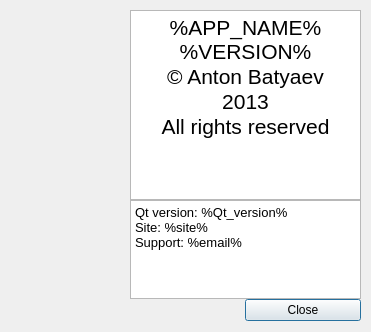
<?xml version="1.0" encoding="UTF-8"?>
<ui version="4.0">
 <class>AboutView</class>
 <widget class="QDialog" name="AboutView">
  <property name="geometry">
   <rect>
    <x>0</x>
    <y>0</y>
    <width>371</width>
    <height>332</height>
   </rect>
  </property>
  <property name="windowTitle">
   <string>Dialog</string>
  </property>
  <widget class="QWidget" name="gridLayoutWidget">
   <property name="geometry">
    <rect>
     <x>10</x>
     <y>10</y>
     <width>351</width>
     <height>311</height>
    </rect>
   </property>
   <layout class="QGridLayout" name="gridLayout">
    <property name="spacing">
     <number>0</number>
    </property>
    <item row="2" column="2">
     <widget class="QPushButton" name="pushButton">
      <property name="text">
       <string>Close</string>
      </property>
     </widget>
    </item>
    <item row="2" column="0">
     <spacer name="horizontalSpacer">
      <property name="orientation">
       <enum>Qt::Horizontal</enum>
      </property>
      <property name="sizeHint" stdset="0">
       <size>
        <width>40</width>
        <height>20</height>
       </size>
      </property>
     </spacer>
    </item>
    <item row="0" column="0">
     <widget class="QLabel" name="label">
      <property name="minimumSize">
       <size>
        <width>120</width>
        <height>120</height>
       </size>
      </property>
      <property name="maximumSize">
       <size>
        <width>120</width>
        <height>120</height>
       </size>
      </property>
      <property name="text">
       <string/>
      </property>
      <property name="pixmap">
       <pixmap resource="res.qrc">:/app_pic</pixmap>
      </property>
      <property name="scaledContents">
       <bool>true</bool>
      </property>
      <property name="alignment">
       <set>Qt::AlignLeading|Qt::AlignLeft|Qt::AlignTop</set>
      </property>
     </widget>
    </item>
    <item row="0" column="1" colspan="2">
     <widget class="QTextBrowser" name="textBrowser">
      <property name="html">
       <string>&lt;!DOCTYPE HTML PUBLIC &quot;-//W3C//DTD HTML 4.0//EN&quot; &quot;http://www.w3.org/TR/REC-html40/strict.dtd&quot;&gt;
&lt;html&gt;&lt;head&gt;&lt;meta name=&quot;qrichtext&quot; content=&quot;1&quot; /&gt;&lt;style type=&quot;text/css&quot;&gt;
p, li { white-space: pre-wrap; }
&lt;/style&gt;&lt;/head&gt;&lt;body style=&quot; font-family:'MS Shell Dlg 2'; font-size:8.25pt; font-weight:400; font-style:normal;&quot;&gt;
&lt;p align=&quot;center&quot; style=&quot; margin-top:0px; margin-bottom:0px; margin-left:0px; margin-right:0px; -qt-block-indent:0; text-indent:0px;&quot;&gt;&lt;span style=&quot; font-size:16pt;&quot;&gt;%APP_NAME% %VERSION%&lt;/span&gt;&lt;/p&gt;
&lt;p align=&quot;center&quot; style=&quot; margin-top:0px; margin-bottom:0px; margin-left:0px; margin-right:0px; -qt-block-indent:0; text-indent:0px;&quot;&gt;&lt;span style=&quot; font-size:16pt;&quot;&gt;© Anton Batyaev&lt;/span&gt;&lt;/p&gt;
&lt;p align=&quot;center&quot; style=&quot; margin-top:0px; margin-bottom:0px; margin-left:0px; margin-right:0px; -qt-block-indent:0; text-indent:0px;&quot;&gt;&lt;span style=&quot; font-size:16pt;&quot;&gt;2013&lt;/span&gt;&lt;/p&gt;
&lt;p align=&quot;center&quot; style=&quot; margin-top:0px; margin-bottom:0px; margin-left:0px; margin-right:0px; -qt-block-indent:0; text-indent:0px;&quot;&gt;&lt;span style=&quot; font-size:16pt;&quot;&gt;All rights reserved&lt;/span&gt;&lt;/p&gt;&lt;/body&gt;&lt;/html&gt;</string>
      </property>
     </widget>
    </item>
    <item row="1" column="1" colspan="2">
     <widget class="QPlainTextEdit" name="plainTextEdit">
      <property name="maximumSize">
       <size>
        <width>16777215</width>
        <height>100</height>
       </size>
      </property>
      <property name="font">
       <font>
        <pointsize>10</pointsize>
       </font>
      </property>
      <property name="plainText">
       <string>Qt version: %Qt_version%
Site: %site%
Support: %email%</string>
      </property>
     </widget>
    </item>
   </layout>
  </widget>
 </widget>
 <resources>
  <include location="res.qrc"/>
 </resources>
 <connections/>
</ui>
